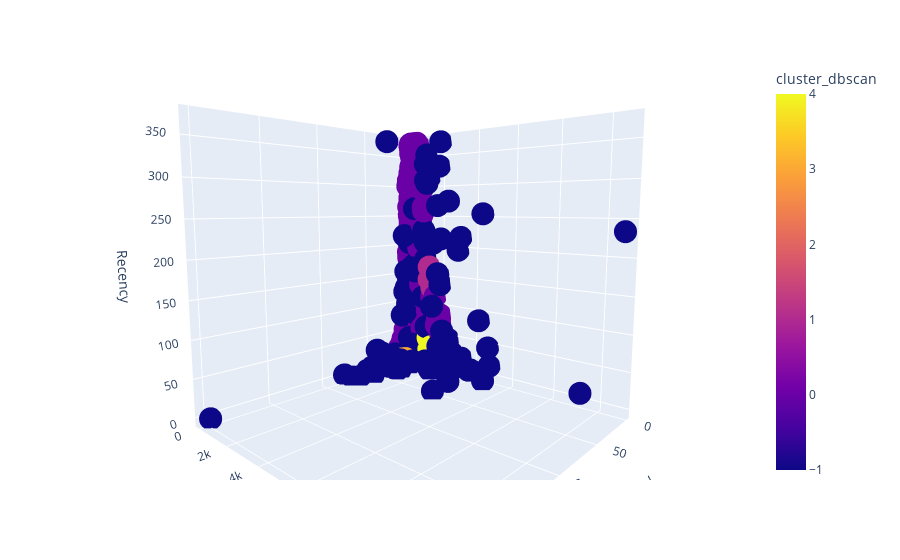

Source (notebook cell):
### Code cell
fig = px.scatter_3d(df3, x="Frequency", y="AverageTicket", z="Recency", color="cluster_dbscan")

fig.show()

### Figure 1 — Plotly figure (JSON) as saved in the notebook; plotly's stock layout.template omitted (floating-point values rounded to 4 significant figures; data arrays with more than 128 entries replaced by an {"elided": "..."} marker saying what was removed)
{"data": [{"hovertemplate": "Frequency=%{x}<br>AverageTicket=%{y}<br>Recency=%{z}<br>cluster_dbscan=%{marker.color}<extra></extra>", "legendgroup": "", "marker": {"color": {"elided": "3675 int values"}, "coloraxis": "coloraxis", "symbol": "circle"}, "mode": "markers", "name": "", "scene": "scene", "showlegend": false, "type": "scatter3d", "x": {"elided": "3675 int values"}, "y": {"elided": "3675 float values"}, "z": {"elided": "3675 int values"}}], "layout": {"autosize": true, "coloraxis": {"colorbar": {"title": {"text": "cluster_dbscan"}}, "colorscale": [[0, "#0d0887"], [0.1111, "#46039f"], [0.2222, "#7201a8"], [0.3333, "#9c179e"], [0.4444, "#bd3786"], [0.5556, "#d8576b"], [0.6667, "#ed7953"], [0.7778, "#fb9f3a"], [0.8889, "#fdca26"], [1, "#f0f921"]]}, "legend": {"tracegroupgap": 0}, "margin": {"t": 60}, "scene": {"aspectmode": "auto", "aspectratio": {"x": 1, "y": 1, "z": 1}, "camera": {"center": {"x": 0, "y": 0, "z": 0}, "eye": {"x": 1.171, "y": 1.065, "z": 0.1907}, "projection": {"type": "perspective"}, "up": {"x": 0, "y": 0, "z": 1}}, "domain": {"x": [0, 1], "y": [0, 1]}, "xaxis": {"title": {"text": "Frequency"}, "type": "linear"}, "yaxis": {"title": {"text": "AverageTicket"}, "type": "linear"}, "zaxis": {"title": {"text": "Recency"}, "type": "linear"}}}}
